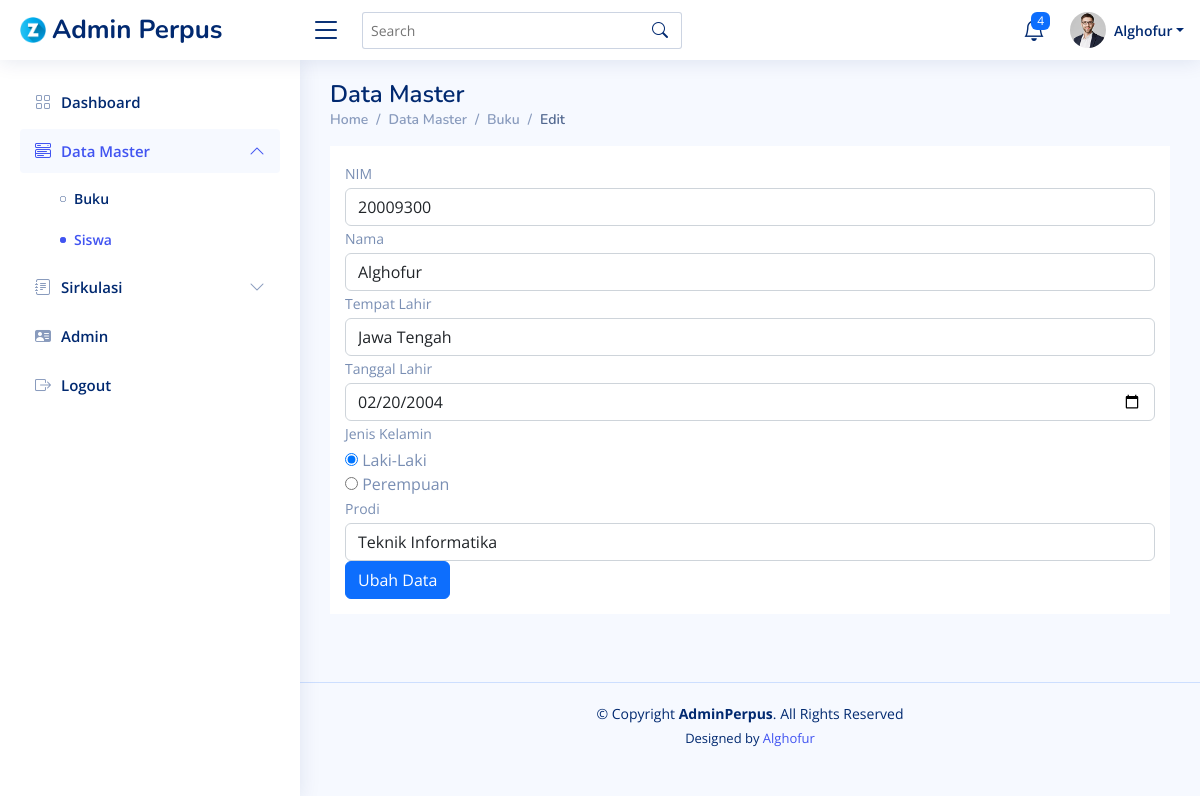
/page/anggota/ubah.php?id=1, run on the app's committed database.
### tables this page shows
CREATE TABLE `anggota` (
  `id_anggota` int(11) NOT NULL,
  `nim` int(11) NOT NULL,
  `nama_anggota` varchar(250) NOT NULL,
  `tempat_lahir` varchar(100) NOT NULL,
  `tgl_lahir` date NOT NULL,
  `jk` enum('L','P') NOT NULL,
  `prodi` varchar(100) NOT NULL
);

### page/anggota/ubah.php (the view, shortened to what this page needs)
<?php
    $id_anggota = $_GET['id'];
    global $conn;
    $tampilAnggota = $conn->query("SELECT * FROM anggota WHERE id_anggota = $id_anggota") or die(mysqli_error($conn));
    $pecahAnggota = $tampilAnggota->fetch_assoc();
?>
<!DOCTYPE html>
<html lang="en">
<head>
  <link href="../../assets/vendor/bootstrap/css/bootstrap.min.css" rel="stylesheet">
  <link href="../../assets/vendor/bootstrap-icons/bootstrap-icons.css" rel="stylesheet">
  <link href="../../assets/vendor/boxicons/css/boxicons.min.css" rel="stylesheet">
  <link href="../../assets/vendor/quill/quill.snow.css" rel="stylesheet">
  <link href="../../assets/vendor/quill/quill.bubble.css" rel="stylesheet">
  <link href="../../assets/vendor/remixicon/remixicon.css" rel="stylesheet">
  <link href="../../assets/vendor/simple-datatables/style.css" rel="stylesheet">
  <link href="../../assets/css/style.css" rel="stylesheet">
</head>
<body>
  <header id="header" class="header fixed-top d-flex align-items-center">
    <div class="d-flex align-items-center justify-content-between">
      <a href="../../index.php" class="logo d-flex align-items-center">
        <img src="../../assets/img/letter-z.png" alt="">
        <span class="d-none d-lg-block">Admin Perpus</span>
      </a>
      <i class="bi bi-list toggle-sidebar-btn"></i>
    </div>
    <div class="search-bar">
      <form class="search-form d-flex align-items-center" method="POST" action="#">
        <input type="text" name="query" placeholder="Search" title="Enter search keyword">
        <button type="submit" title="Search"><i class="bi bi-search"></i></button>
      </form>
    </div>
    <nav class="header-nav ms-auto">
      <ul class="d-flex align-items-center">
        <li class="nav-item dropdown">
          <a class="nav-link nav-icon" href="#" data-bs-toggle="dropdown">
            <i class="bi bi-bell"></i>
            <span class="badge bg-primary badge-number">4</span>
          </a>
        </li>
        <li class="nav-item dropdown pe-3">
          <a class="nav-link nav-profile d-flex align-items-center pe-0" href="#" data-bs-toggle="dropdown">
            <img src="../../assets/img/profile-img.jpg" alt="Profile" class="rounded-circle">
            <span class="d-none d-md-block dropdown-toggle ps-2">Alghofur</span>
          </a>
        </li>
      </ul>
    </nav>
  </header>
  <aside id="sidebar" class="sidebar">
  <ul class="sidebar-nav" id="sidebar-nav">
    <li class="nav-item">
      <a class="nav-link collapsed" href="../../index.php">
        <i class="bi bi-grid"></i>
        <span>Dashboard</span>
      </a>
    </li>
    <li class="nav-item">
      <a class="nav-link" data-bs-target="#components-nav" data-bs-toggle="collapse" href="#">
        <i class="bi bi-menu-button-wide"></i><span>Data Master</span><i class="bi bi-chevron-down ms-auto"></i>
      </a>
      <ul id="components-nav" class="nav-content collapse show" data-bs-parent="#sidebar-nav">
        <li>
          <a href="buku.php" >
            <i class="bi bi-circle"></i><span>Buku</span>
          </a>
        </li>
        <li>
          <a href="../anggota/anggota.php" class="active">
            <i class="bi bi-circle"></i><span>Siswa</span>
          </a>
        </li>
      </ul>
    </li>
    <li class="nav-item">
      <a class="nav-link collapsed" data-bs-target="#forms-nav" data-bs-toggle="collapse" href="#">
        <i class="bi bi-journal-text"></i><span>Sirkulasi</span><i class="bi bi-chevron-down ms-auto"></i>
      </a>
    </li>
  <li class="nav-item">
    <a class="nav-link collapsed" href="data_admin.php">
      <i class="bi bi-person-vcard-fill"></i>
      <span>Admin</span>
    </a>
  </li>
  <li class="nav-item">
    <a class="nav-link collapsed" href="../logout.php">
      <i class="bi bi-box-arrow-right"></i>
      <span>Logout</span>
    </a>
  </li>
</ul>
</aside>
  <main id="main" class="main">
    <div class="pagetitle">
      <h1>Data Master</h1>
      <nav>
        <ol class="breadcrumb">
          <li class="breadcrumb-item"><a href="../index.php">Home</a></li>
          <li class="breadcrumb-item">Data Master</li>
          <li class="breadcrumb-item"><a href="buku.php">Buku</a></li>
          <li class="breadcrumb-item active">Edit</li>
        </ol>
      </nav>
    </div>
    <div class="card-header mb-5">
    <form action="" method="post">
    <div class="form-group">
        <label class="small mb-1" for="nim">NIM</label>
        <input class="form-control" id="nim" name="nim" value="<?= $pecahAnggota['nim']; ?>" type="number" placeholder="Masukan judul buku"/>
    </div>
    <div class="form-group">
        <label class="small mb-1" for="nama_anggota">Nama</label>
        <input class="form-control" id="nama_anggota" value="<?= $pecahAnggota['nama_anggota']; ?>" name="nama_anggota" type="text" placeholder="Masukan pengarang buku"/>
    </div>
    <div class="form-group">
        <label class="small mb-1" for="tempat_lahir">Tempat Lahir</label>
        <input class="form-control" id="tempat_lahir" value="<?= $pecahAnggota['tempat_lahir']; ?>" name="tempat_lahir" type="text" placeholder="Masukan penerbit buku"/>
    </div>
    <div class="form-group">
        <label class="small mb-1" for="tgl_lahir">Tanggal Lahir</label>
        <input type="date" name="tgl_lahir" value="<?= $pecahAnggota['tgl_lahir']; ?>" id="tgl_lahir" class="form-control">
    </div>
    <div class="form-group">
        <label class="small mb-1" for="jk">Jenis Kelamin</label>
        <div class="custom-control custom-radio">
          <input type="radio" id="customRadio1" name="jk" value="L" class="custom-control-input" <?php if($pecahAnggota['jk'] == 'L'){echo "checked";} ?> >
          <label class="custom-control-label" for="customRadio1">Laki-Laki</label>
        </div>
        <div class="custom-control custom-radio">
          <input type="radio" id="customRadio2" name="jk" class="custom-control-input" value="P" <?php if($pecahAnggota['jk'] == 'P'){echo "checked";} ?> >
          <label class="custom-control-label" for="customRadio2">Perempuan</label>
        </div>
    </div>
    <div class="form-group">
        <label class="small mb-1" for="jumlah_buku">Prodi</label>
        <select name="prodi" id="prodi" class="form-control">
            <option value="Teknik Informatika" <?php if($pecahAnggota['prodi'] == 'Teknik Informatika'){echo "selected";} ?> >Teknik Informatika</option>
        </select>
    </div>
    <div class="form-group">
    	<button type="submit" class="btn btn-primary" name="ubah">Ubah Data</button>
    </div>
	</form>
    </div>
  </main>
  <footer id="footer" class="footer">
    <div class="copyright">
      &copy; Copyright <strong><span>AdminPerpus</span></strong>. All Rights Reserved
    </div>
    <div class="credits">
      Designed by <a href="#">Alghofur</a>
    </div>
  </footer>
</body>
</html>

### assets/css/style.css (style rules this page uses)
:root { scroll-behavior: smooth; }
body { font-family: "Open Sans", sans-serif; background: #f6f9ff; color: #444444; }
a { color: #4154f1; text-decoration: none; }
h1, h2, h3, h4, h5, h6 { font-family: "Nunito", sans-serif; }
#main { margin-top: 60px; padding: 20px 30px; transition: all 0.3s; }
.pagetitle { margin-bottom: 10px; }
.pagetitle h1 { font-size: 24px; margin-bottom: 0; font-weight: 600; color: #012970; }
.card-header, .card-footer { border-color: #ebeef4; background-color: #fff; color: #798eb3; padding: 15px; }
.breadcrumb { font-size: 14px; font-family: "Nunito", sans-serif; color: #899bbd; font-weight: 600; }
.breadcrumb a { color: #899bbd; transition: 0.3s; }
.breadcrumb .breadcrumb-item::before { color: #899bbd; }
.breadcrumb .active { color: #51678f; font-weight: 600; }
.logo { line-height: 1; }
@media (min-width: 1200px) { .logo { width: 280px; } }
.logo img { max-height: 26px; margin-right: 6px; }
.logo span { font-size: 26px; font-weight: 700; color: #012970; font-family: "Nunito", sans-serif; }
.header { transition: all 0.5s; z-index: 997; height: 60px; box-shadow: 0px 2px 20px rgba(1, 41, 112, 0.1); background-color: #fff; padding-left: 20px; }
.header .toggle-sidebar-btn { font-size: 32px; padding-left: 10px; cursor: pointer; color: #012970; }
.header .search-bar { min-width: 360px; padding: 0 20px; }
.header .search-form { width: 100%; }
.header .search-form input { border: 0; font-size: 14px; color: #012970; border: 1px solid rgba(1, 41, 112, 0.2); padding: 7px 38px 7px 8px; border-radius: 3px; transition: 0.3s; width: 100%; }
.header .search-form button { border: 0; padding: 0; margin-left: -30px; background: none; }
.header .search-form button i { color: #012970; }
.header-nav ul { list-style: none; }
.header-nav>ul { margin: 0; padding: 0; }
.header-nav .nav-icon { font-size: 22px; color: #012970; margin-right: 25px; position: relative; }
.header-nav .nav-profile { color: #012970; }
.header-nav .nav-profile img { max-height: 36px; }
.header-nav .nav-profile span { font-size: 14px; font-weight: 600; }
.header-nav .badge-number { position: absolute; inset: -2px -5px auto auto; font-weight: normal; font-size: 12px; padding: 3px 6px; }
.sidebar { position: fixed; top: 60px; left: 0; bottom: 0; width: 300px; z-index: 996; transition: all 0.3s; padding: 20px; overflow-y: auto; scrollbar-width: thin; scrollbar-color: #aab7cf transparent; box-shadow: 0px 0px 20px rgba(1, 41, 112, 0.1); background-color: #fff; }
@media (min-width: 1200px) { #main, #footer { margin-left: 300px; } }
.sidebar-nav { padding: 0; margin: 0; list-style: none; }
.sidebar-nav li { padding: 0; margin: 0; list-style: none; }
.sidebar-nav .nav-item { margin-bottom: 5px; }
.sidebar-nav .nav-link { display: flex; align-items: center; font-size: 15px; font-weight: 600; color: #4154f1; transition: 0.3; background: #f6f9ff; padding: 10px 15px; border-radius: 4px; }
.sidebar-nav .nav-link i { font-size: 16px; margin-right: 10px; color: #4154f1; }
.sidebar-nav .nav-link.collapsed { color: #012970; background: #fff; }
.sidebar-nav .nav-link.collapsed i { color: #899bbd; }
.sidebar-nav .nav-link .bi-chevron-down { margin-right: 0; transition: transform 0.2s ease-in-out; }
.sidebar-nav .nav-link:not(.collapsed) .bi-chevron-down { transform: rotate(180deg); }
.sidebar-nav .nav-content { padding: 5px 0 0 0; margin: 0; list-style: none; }
.sidebar-nav .nav-content a { display: flex; align-items: center; font-size: 14px; font-weight: 600; color: #012970; transition: 0.3; padding: 10px 0 10px 40px; transition: 0.3s; }
.sidebar-nav .nav-content a i { font-size: 6px; margin-right: 8px; line-height: 0; border-radius: 50%; }
.sidebar-nav .nav-content a:hover, .sidebar-nav .nav-content a.active { color: #4154f1; }
.sidebar-nav .nav-content a.active i { background-color: #4154f1; }
.footer { padding: 20px 0; font-size: 14px; transition: all 0.3s; border-top: 1px solid #cddfff; }
.footer .copyright { text-align: center; color: #012970; }
.footer .credits { padding-top: 5px; text-align: center; font-size: 13px; color: #012970; }

### data on the page
anggota: nim "20009300", nama_anggota "Alghofur", tempat_lahir "Jawa Tengah", tgl_lahir "02/20/2004", jk "☑ Laki-Laki", jk "☐ Perempuan", prodi "Teknik Informatika"
